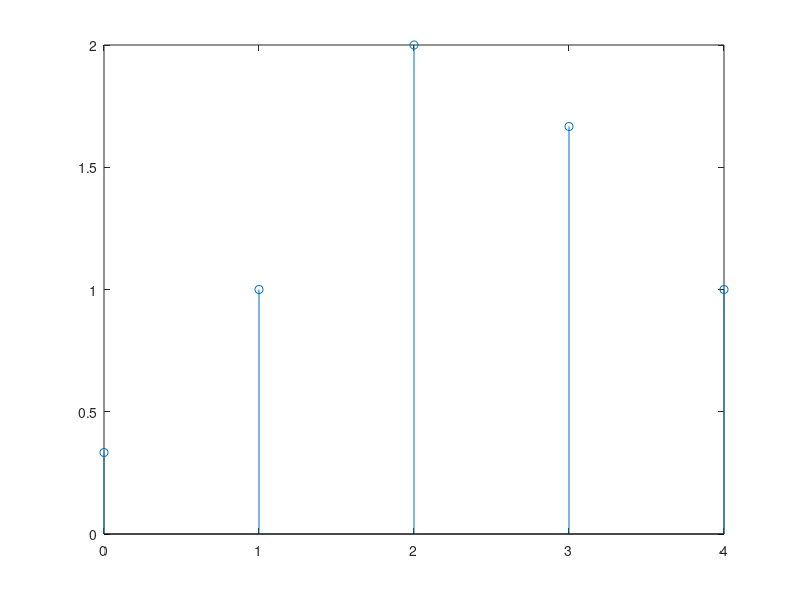
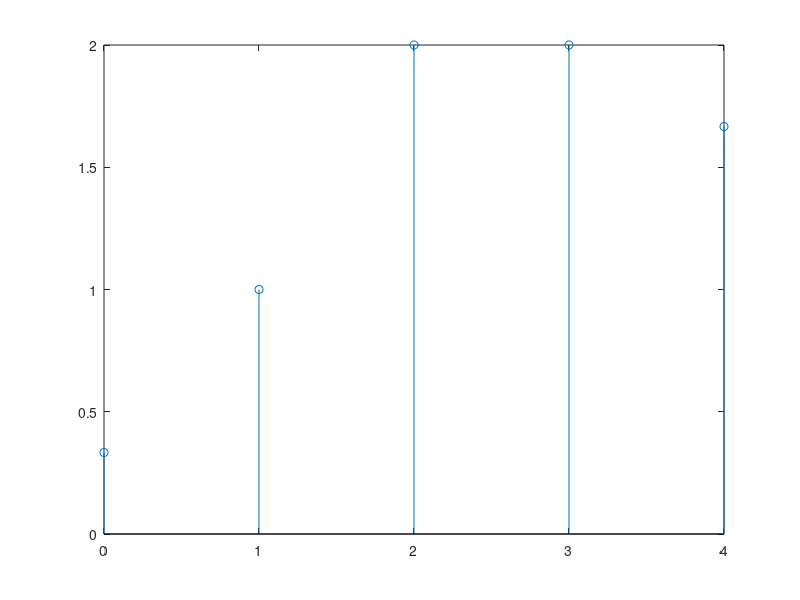

These figures' MATLAB source, in order:
%cach 1
n = 0:4;
x = [1 2 3 0 0];
x1 = [x 0 0];
x2 = [0 x 0];
x3 = [0 0 x];
y = (x1 + x2 + x3)/3;
figure;
stem(n,y(1:5));
%cach 2
M = 3;
n1 = 0:4;
num = ones(1,4);
dem = 1;
y1 = filter(num,dem,x)/M;
figure;
stem (n,y1);

n = linspace(0,2*pi,11)
